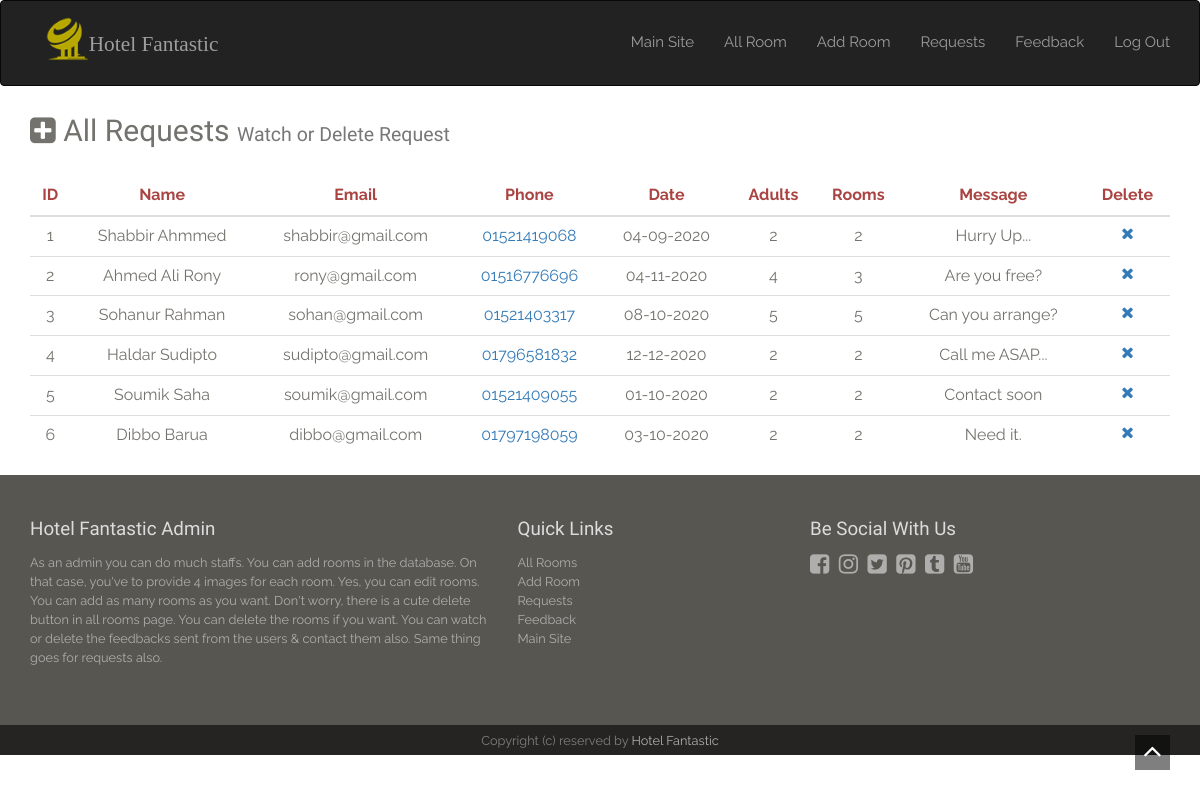
Screenshot of /requests.php with the database file from the repository.
### tables this page shows
CREATE TABLE IF NOT EXISTS `requests` (
  `id` int(10) NOT NULL,
  `name` varchar(100) NOT NULL,
  `email` varchar(100) NOT NULL,
  `phone` varchar(20) NOT NULL,
  `day` varchar(5) NOT NULL,
  `month` varchar(10) NOT NULL,
  `year` varchar(7) NOT NULL,
  `adults` varchar(5) NOT NULL,
  `rooms` varchar(5) NOT NULL,
  `message` varchar(3000) NOT NULL,
  PRIMARY KEY (`id`)
);

### requests.php (the view, shortened to what this page needs)
<?php
    require_once('db.php');
?>
  </head>
  <body>
    <div id="wrapper">
<?php require_once('header-admin.php');?>
        <div class="container-fluid body-section container">
            <div class="row">
                <div class="col-md-12">
                    <h2><i class="fa fa-plus-square"></i> All Requests <small>Watch or Delete Request</small></h2>
                    <div class="card">
                        <div class="card-content table-responsive table-full-width">
                            <table class="table">
                                <thead class="text-danger">
                                    <th><center>ID</center></th>
                                    <th><center>Name</center></th>
                                    <th><center>Email</center></th>
                                    <th><center>Phone</center></th>
                                    <th><center>Date</center></th>
                                    <th><center>Adults</center></th>
                                    <th><center>Rooms</center></th>
                                    <th><center>Message</center></th>
                                    <th><center>Delete</center></th>
                                </thead>
                                <tbody>
                                    <?php
                                        $q = "SELECT * FROM requests ORDER BY requests.id ASC";
                                        $run = mysqli_query($con, $q);
                                        if(mysqli_num_rows($run) > 0){
                                            while($row = mysqli_fetch_array($run)){
                                    ?>
                                    <tr>
                                        <td><center><?php echo $row['id']; ?></center></td>
                                        <td><center><?php echo $row['name']; ?></center></td>
                                        <td><center><?php echo $row['email']; ?></center></td>
                                        <td class="text-primary"><center><?php echo $row['phone']; ?></center></td>
                                        <td><center><?php echo $row['day']."-".$row['month']."-".$row['year']; ?></center></td>
                                        <td><center><?php echo $row['adults']; ?></center></td>
                                        <td><center><?php echo $row['rooms']; ?></center></td>
                                        <td><center><?php echo $row['message']; ?></center></td>
                                        <td><center><a href="requests.php?del=<?php echo $row['id']; ?>"><i class="fa fa-times"></i></a></center></td>
                                    </tr>
                                    <?php
                                            }
                                        }
                                    ?>
                                </tbody>
                            </table>
                        </div>
                    </div>
                </div>
            </div>
        </div>
<?php require_once('footer-admin.php');?>

### assets/style.css (style rules this page uses)
body { background-color: #fff;font-family: 'Raleway', sans-serif;font-size: 15px;line-height: 15px; color: #73726C; }
.btn,a,a:hover { text-decoration: none;-webkit-transition: all 0.3s ease-in-out;-moz-transition: all 0.3s ease-in-out;-ms-transition: all 0.3s ease-in-out;-o-transition: all 0.3s ease-in-out;transition: all 0.3s ease-in-out;outline:0 ; }
h1,h2,h3,h4,h5,h6 { font-family:'Old Standard TT', serif;line-height: 1em;margin: 0; }
h1.title,h2 { font-size: 2em;line-height: 3em; }

### rows the page displays
requests: id "1", name "Shabbir Ahmmed", email "shabbir@gmail.com", phone "01521419068", day "04", month "09", year "2020", adults "2", rooms "2", message "Hurry Up..."
requests: id "2", name "Ahmed Ali Rony", email "rony@gmail.com", phone "01516776696", day "04", month "11", year "2020", adults "4", rooms "3", message "Are you free?"
requests: id "3", name "Sohanur Rahman", email "sohan@gmail.com", phone "01521403317", day "08", month "10", year "2020", adults "5", rooms "5", message "Can you arrange?"
requests: id "4", name "Haldar Sudipto", email "sudipto@gmail.com", phone "01796581832", day "12", month "12", year "2020", adults "2", rooms "2", message "Call me ASAP..."
requests: id "5", name "Soumik Saha", email "soumik@gmail.com", phone "01521409055", day "01", month "10", year "2020", adults "2", rooms "2", message "Contact soon"
requests: id "6", name "Dibbo Barua", email "dibbo@gmail.com", phone "01797198059", day "03", month "10", year "2020", adults "2", rooms "2", message "Need it."
